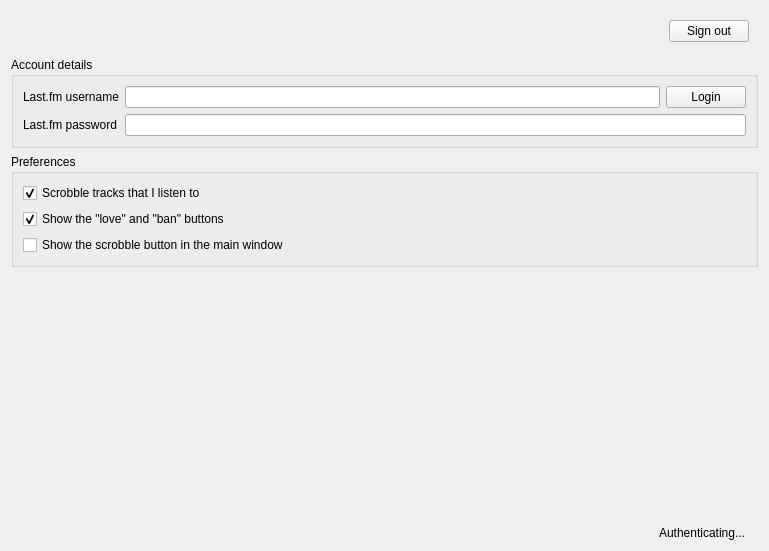
<?xml version="1.0" encoding="UTF-8"?>
<ui version="4.0">
 <class>LastFMSettingsPage</class>
 <widget class="QWidget" name="LastFMSettingsPage">
  <property name="geometry">
   <rect>
    <x>0</x>
    <y>0</y>
    <width>769</width>
    <height>551</height>
   </rect>
  </property>
  <property name="windowTitle">
   <string>Last.fm</string>
  </property>
  <layout class="QVBoxLayout" name="verticalLayout_2">
   <item>
    <widget class="QFrame" name="frame">
     <property name="frameShape">
      <enum>QFrame::NoFrame</enum>
     </property>
     <property name="frameShadow">
      <enum>QFrame::Plain</enum>
     </property>
     <property name="lineWidth">
      <number>0</number>
     </property>
     <layout class="QHBoxLayout" name="horizontalLayout_3">
      <item>
       <widget class="QLabel" name="icon">
        <property name="sizePolicy">
         <sizepolicy hsizetype="Fixed" vsizetype="Preferred">
          <horstretch>0</horstretch>
          <verstretch>0</verstretch>
         </sizepolicy>
        </property>
        <property name="text">
         <string/>
        </property>
       </widget>
      </item>
      <item>
       <widget class="QLabel" name="status">
        <property name="sizePolicy">
         <sizepolicy hsizetype="Preferred" vsizetype="Preferred">
          <horstretch>0</horstretch>
          <verstretch>0</verstretch>
         </sizepolicy>
        </property>
        <property name="text">
         <string/>
        </property>
        <property name="wordWrap">
         <bool>true</bool>
        </property>
       </widget>
      </item>
      <item>
       <widget class="QPushButton" name="sign_out">
        <property name="enabled">
         <bool>true</bool>
        </property>
        <property name="sizePolicy">
         <sizepolicy hsizetype="Fixed" vsizetype="Preferred">
          <horstretch>0</horstretch>
          <verstretch>0</verstretch>
         </sizepolicy>
        </property>
        <property name="text">
         <string>Sign out</string>
        </property>
       </widget>
      </item>
     </layout>
    </widget>
   </item>
   <item>
    <widget class="QGroupBox" name="groupBox">
     <property name="title">
      <string>Account details</string>
     </property>
     <layout class="QFormLayout" name="formLayout">
      <property name="fieldGrowthPolicy">
       <enum>QFormLayout::AllNonFixedFieldsGrow</enum>
      </property>
      <item row="1" column="0">
       <widget class="QLabel" name="label_2">
        <property name="text">
         <string>Last.fm username</string>
        </property>
       </widget>
      </item>
      <item row="1" column="1">
       <layout class="QHBoxLayout" name="horizontalLayout_2">
        <item>
         <widget class="QLineEdit" name="username"/>
        </item>
        <item>
         <widget class="QPushButton" name="login">
          <property name="text">
           <string>Login</string>
          </property>
         </widget>
        </item>
       </layout>
      </item>
      <item row="2" column="0">
       <widget class="QLabel" name="label_3">
        <property name="text">
         <string>Last.fm password</string>
        </property>
       </widget>
      </item>
      <item row="2" column="1">
       <widget class="QLineEdit" name="password">
        <property name="echoMode">
         <enum>QLineEdit::Password</enum>
        </property>
       </widget>
      </item>
     </layout>
    </widget>
   </item>
   <item>
    <widget class="QGroupBox" name="groupBox_2">
     <property name="title">
      <string>Preferences</string>
     </property>
     <layout class="QVBoxLayout" name="verticalLayout">
      <item>
       <widget class="QCheckBox" name="scrobble">
        <property name="text">
         <string>Scrobble tracks that I listen to</string>
        </property>
        <property name="checked">
         <bool>true</bool>
        </property>
       </widget>
      </item>
      <item>
       <widget class="QCheckBox" name="love_ban_">
        <property name="text">
         <string>Show the &quot;love&quot; and &quot;ban&quot; buttons</string>
        </property>
        <property name="checked">
         <bool>true</bool>
        </property>
       </widget>
      </item>
      <item>
       <widget class="QCheckBox" name="scrobble_button">
        <property name="text">
         <string>Show the scrobble button in the main window</string>
        </property>
       </widget>
      </item>
     </layout>
    </widget>
   </item>
   <item>
    <spacer name="verticalSpacer">
     <property name="orientation">
      <enum>Qt::Vertical</enum>
     </property>
     <property name="sizeHint" stdset="0">
      <size>
       <width>20</width>
       <height>40</height>
      </size>
     </property>
    </spacer>
   </item>
   <item>
    <widget class="QFrame" name="frame_2">
     <property name="frameShape">
      <enum>QFrame::NoFrame</enum>
     </property>
     <property name="frameShadow">
      <enum>QFrame::Plain</enum>
     </property>
     <property name="lineWidth">
      <number>0</number>
     </property>
     <layout class="QHBoxLayout" name="horizontalLayout_4">
      <item>
       <widget class="QLabel" name="warn_icon">
        <property name="sizePolicy">
         <sizepolicy hsizetype="Fixed" vsizetype="Preferred">
          <horstretch>0</horstretch>
          <verstretch>0</verstretch>
         </sizepolicy>
        </property>
        <property name="text">
         <string/>
        </property>
       </widget>
      </item>
      <item>
       <widget class="QLabel" name="subscriber_warning">
        <property name="wordWrap">
         <bool>true</bool>
        </property>
       </widget>
      </item>
     </layout>
    </widget>
   </item>
   <item>
    <widget class="QWidget" name="busy" native="true">
     <layout class="QHBoxLayout" name="horizontalLayout">
      <property name="margin">
       <number>0</number>
      </property>
      <item>
       <widget class="QLabel" name="label_5">
        <property name="text">
         <string>Authenticating...</string>
        </property>
        <property name="alignment">
         <set>Qt::AlignRight|Qt::AlignTrailing|Qt::AlignVCenter</set>
        </property>
       </widget>
      </item>
      <item>
       <widget class="BusyIndicator" name="label_6">
        <property name="sizePolicy">
         <sizepolicy hsizetype="Fixed" vsizetype="Preferred">
          <horstretch>0</horstretch>
          <verstretch>0</verstretch>
         </sizepolicy>
        </property>
       </widget>
      </item>
     </layout>
    </widget>
   </item>
  </layout>
 </widget>
 <customwidgets>
  <customwidget>
   <class>BusyIndicator</class>
   <extends>QLabel</extends>
   <header>widgets/busyindicator.h</header>
  </customwidget>
 </customwidgets>
 <tabstops>
  <tabstop>username</tabstop>
  <tabstop>password</tabstop>
  <tabstop>login</tabstop>
  <tabstop>sign_out</tabstop>
  <tabstop>scrobble</tabstop>
  <tabstop>love_ban_</tabstop>
  <tabstop>scrobble_button</tabstop>
 </tabstops>
 <resources/>
 <connections/>
</ui>
